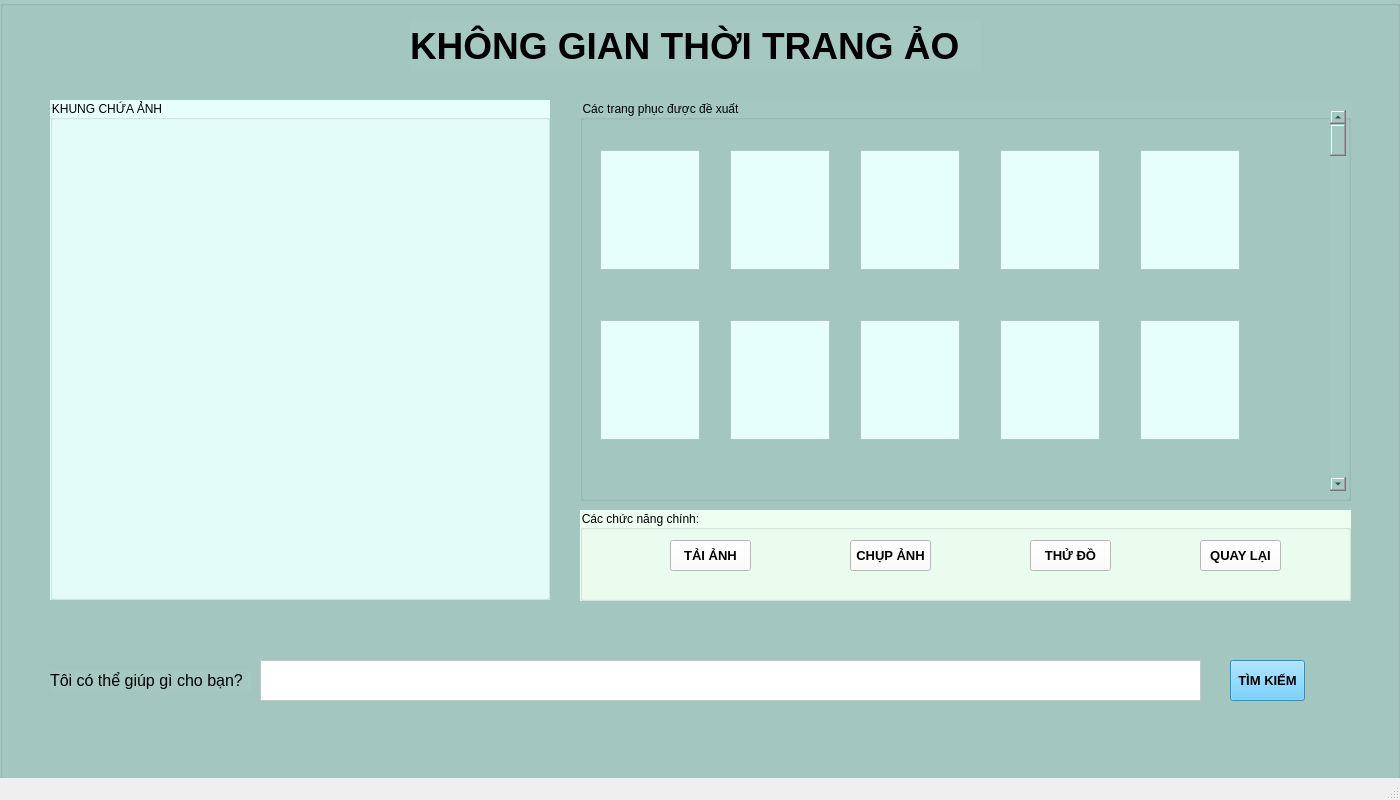
<?xml version="1.0" encoding="UTF-8"?>
<ui version="4.0">
 <class>MainWindow</class>
 <widget class="QMainWindow" name="MainWindow">
  <property name="geometry">
   <rect>
    <x>0</x>
    <y>0</y>
    <width>1400</width>
    <height>800</height>
   </rect>
  </property>
  <property name="windowTitle">
   <string>MainWindow</string>
  </property>
  <widget class="QWidget" name="centralwidget">
   <widget class="QGroupBox" name="groupBox">
    <property name="geometry">
     <rect>
      <x>0</x>
      <y>0</y>
      <width>1400</width>
      <height>800</height>
     </rect>
    </property>
    <property name="styleSheet">
     <string notr="true">background-color: rgb(165, 200, 193);</string>
    </property>
    <property name="title">
     <string/>
    </property>
    <widget class="QLabel" name="label">
     <property name="geometry">
      <rect>
       <x>410</x>
       <y>20</y>
       <width>571</width>
       <height>51</height>
      </rect>
     </property>
     <property name="font">
      <font>
       <pointsize>28</pointsize>
       <weight>75</weight>
       <bold>true</bold>
      </font>
     </property>
     <property name="text">
      <string>KHÔNG GIAN THỜI TRANG ẢO</string>
     </property>
     <property name="textFormat">
      <enum>Qt::AutoText</enum>
     </property>
     <property name="scaledContents">
      <bool>false</bool>
     </property>
     <property name="wordWrap">
      <bool>false</bool>
     </property>
     <property name="openExternalLinks">
      <bool>false</bool>
     </property>
    </widget>
    <widget class="QFrame" name="frame">
     <property name="geometry">
      <rect>
       <x>260</x>
       <y>660</y>
       <width>941</width>
       <height>41</height>
      </rect>
     </property>
     <property name="styleSheet">
      <string notr="true">background-color: rgb(255, 255, 255);</string>
     </property>
     <property name="frameShape">
      <enum>QFrame::StyledPanel</enum>
     </property>
     <property name="frameShadow">
      <enum>QFrame::Raised</enum>
     </property>
    </widget>
    <widget class="QLabel" name="label_2">
     <property name="geometry">
      <rect>
       <x>50</x>
       <y>670</y>
       <width>201</width>
       <height>21</height>
      </rect>
     </property>
     <property name="font">
      <font>
       <pointsize>12</pointsize>
      </font>
     </property>
     <property name="text">
      <string>Tôi có thể giúp gì cho bạn?</string>
     </property>
    </widget>
    <widget class="QPushButton" name="pushButton_2">
     <property name="geometry">
      <rect>
       <x>1230</x>
       <y>660</y>
       <width>75</width>
       <height>41</height>
      </rect>
     </property>
     <property name="font">
      <font>
       <pointsize>10</pointsize>
       <weight>75</weight>
       <bold>true</bold>
      </font>
     </property>
     <property name="styleSheet">
      <string notr="true">background-color: rgb(82, 195, 255);</string>
     </property>
     <property name="text">
      <string>TÌM KIẾM</string>
     </property>
    </widget>
    <widget class="QGroupBox" name="groupBox_2">
     <property name="geometry">
      <rect>
       <x>50</x>
       <y>100</y>
       <width>500</width>
       <height>500</height>
      </rect>
     </property>
     <property name="styleSheet">
      <string notr="true">background-color: rgb(230, 255, 253);</string>
     </property>
     <property name="title">
      <string>KHUNG CHỨA ẢNH</string>
     </property>
    </widget>
    <widget class="QGroupBox" name="groupBox_3">
     <property name="geometry">
      <rect>
       <x>580</x>
       <y>100</y>
       <width>771</width>
       <height>401</height>
      </rect>
     </property>
     <property name="styleSheet">
      <string notr="true"/>
     </property>
     <property name="title">
      <string>Các trang phục được đề xuất</string>
     </property>
     <widget class="QScrollBar" name="verticalScrollBar">
      <property name="geometry">
       <rect>
        <x>750</x>
        <y>10</y>
        <width>16</width>
        <height>381</height>
       </rect>
      </property>
      <property name="orientation">
       <enum>Qt::Vertical</enum>
      </property>
     </widget>
     <widget class="QFrame" name="frame_2">
      <property name="geometry">
       <rect>
        <x>20</x>
        <y>50</y>
        <width>100</width>
        <height>120</height>
       </rect>
      </property>
      <property name="styleSheet">
       <string notr="true">background-color: rgb(231, 255, 251);</string>
      </property>
      <property name="frameShape">
       <enum>QFrame::StyledPanel</enum>
      </property>
      <property name="frameShadow">
       <enum>QFrame::Raised</enum>
      </property>
     </widget>
     <widget class="QFrame" name="frame_7">
      <property name="geometry">
       <rect>
        <x>150</x>
        <y>50</y>
        <width>100</width>
        <height>120</height>
       </rect>
      </property>
      <property name="styleSheet">
       <string notr="true">background-color: rgb(231, 255, 251);</string>
      </property>
      <property name="frameShape">
       <enum>QFrame::StyledPanel</enum>
      </property>
      <property name="frameShadow">
       <enum>QFrame::Raised</enum>
      </property>
     </widget>
     <widget class="QFrame" name="frame_6">
      <property name="geometry">
       <rect>
        <x>20</x>
        <y>220</y>
        <width>100</width>
        <height>120</height>
       </rect>
      </property>
      <property name="styleSheet">
       <string notr="true">background-color: rgb(231, 255, 251);</string>
      </property>
      <property name="frameShape">
       <enum>QFrame::StyledPanel</enum>
      </property>
      <property name="frameShadow">
       <enum>QFrame::Raised</enum>
      </property>
     </widget>
     <widget class="QFrame" name="frame_5">
      <property name="geometry">
       <rect>
        <x>420</x>
        <y>50</y>
        <width>100</width>
        <height>120</height>
       </rect>
      </property>
      <property name="styleSheet">
       <string notr="true">background-color: rgb(231, 255, 251);</string>
      </property>
      <property name="frameShape">
       <enum>QFrame::StyledPanel</enum>
      </property>
      <property name="frameShadow">
       <enum>QFrame::Raised</enum>
      </property>
     </widget>
     <widget class="QFrame" name="frame_4">
      <property name="geometry">
       <rect>
        <x>280</x>
        <y>50</y>
        <width>100</width>
        <height>120</height>
       </rect>
      </property>
      <property name="styleSheet">
       <string notr="true">background-color: rgb(231, 255, 251);</string>
      </property>
      <property name="frameShape">
       <enum>QFrame::StyledPanel</enum>
      </property>
      <property name="frameShadow">
       <enum>QFrame::Raised</enum>
      </property>
     </widget>
     <widget class="QFrame" name="frame_3">
      <property name="geometry">
       <rect>
        <x>560</x>
        <y>50</y>
        <width>100</width>
        <height>120</height>
       </rect>
      </property>
      <property name="styleSheet">
       <string notr="true">background-color: rgb(231, 255, 251);</string>
      </property>
      <property name="frameShape">
       <enum>QFrame::StyledPanel</enum>
      </property>
      <property name="frameShadow">
       <enum>QFrame::Raised</enum>
      </property>
     </widget>
     <widget class="QFrame" name="frame_10">
      <property name="geometry">
       <rect>
        <x>420</x>
        <y>220</y>
        <width>100</width>
        <height>120</height>
       </rect>
      </property>
      <property name="styleSheet">
       <string notr="true">background-color: rgb(231, 255, 251);</string>
      </property>
      <property name="frameShape">
       <enum>QFrame::StyledPanel</enum>
      </property>
      <property name="frameShadow">
       <enum>QFrame::Raised</enum>
      </property>
     </widget>
     <widget class="QFrame" name="frame_9">
      <property name="geometry">
       <rect>
        <x>280</x>
        <y>220</y>
        <width>100</width>
        <height>120</height>
       </rect>
      </property>
      <property name="styleSheet">
       <string notr="true">background-color: rgb(231, 255, 251);</string>
      </property>
      <property name="frameShape">
       <enum>QFrame::StyledPanel</enum>
      </property>
      <property name="frameShadow">
       <enum>QFrame::Raised</enum>
      </property>
     </widget>
     <widget class="QFrame" name="frame_8">
      <property name="geometry">
       <rect>
        <x>150</x>
        <y>220</y>
        <width>100</width>
        <height>120</height>
       </rect>
      </property>
      <property name="styleSheet">
       <string notr="true">background-color: rgb(231, 255, 251);</string>
      </property>
      <property name="frameShape">
       <enum>QFrame::StyledPanel</enum>
      </property>
      <property name="frameShadow">
       <enum>QFrame::Raised</enum>
      </property>
     </widget>
     <widget class="QFrame" name="frame_11">
      <property name="geometry">
       <rect>
        <x>560</x>
        <y>220</y>
        <width>100</width>
        <height>120</height>
       </rect>
      </property>
      <property name="styleSheet">
       <string notr="true">background-color: rgb(231, 255, 251);</string>
      </property>
      <property name="frameShape">
       <enum>QFrame::StyledPanel</enum>
      </property>
      <property name="frameShadow">
       <enum>QFrame::Raised</enum>
      </property>
     </widget>
    </widget>
    <widget class="QGroupBox" name="groupBox_4">
     <property name="geometry">
      <rect>
       <x>580</x>
       <y>510</y>
       <width>771</width>
       <height>91</height>
      </rect>
     </property>
     <property name="styleSheet">
      <string notr="true">background-color: rgb(237, 255, 241);</string>
     </property>
     <property name="title">
      <string>Các chức năng chính:</string>
     </property>
     <widget class="QPushButton" name="pushButton_3">
      <property name="geometry">
       <rect>
        <x>90</x>
        <y>30</y>
        <width>81</width>
        <height>31</height>
       </rect>
      </property>
      <property name="font">
       <font>
        <pointsize>10</pointsize>
        <weight>75</weight>
        <bold>true</bold>
       </font>
      </property>
      <property name="styleSheet">
       <string notr="true">background-color: rgb(255, 255, 255);</string>
      </property>
      <property name="text">
       <string>TẢI ẢNH</string>
      </property>
     </widget>
     <widget class="QPushButton" name="pushButton">
      <property name="geometry">
       <rect>
        <x>450</x>
        <y>30</y>
        <width>81</width>
        <height>31</height>
       </rect>
      </property>
      <property name="font">
       <font>
        <pointsize>10</pointsize>
        <weight>75</weight>
        <bold>true</bold>
       </font>
      </property>
      <property name="styleSheet">
       <string notr="true">background-color: rgb(255, 255, 255);</string>
      </property>
      <property name="text">
       <string>THỬ ĐỒ</string>
      </property>
     </widget>
     <widget class="QPushButton" name="pushButton_4">
      <property name="geometry">
       <rect>
        <x>270</x>
        <y>30</y>
        <width>81</width>
        <height>31</height>
       </rect>
      </property>
      <property name="font">
       <font>
        <pointsize>10</pointsize>
        <weight>75</weight>
        <bold>true</bold>
       </font>
      </property>
      <property name="styleSheet">
       <string notr="true">background-color: rgb(255, 255, 255);</string>
      </property>
      <property name="text">
       <string>CHỤP ẢNH</string>
      </property>
     </widget>
     <widget class="QPushButton" name="pushButton_5">
      <property name="geometry">
       <rect>
        <x>620</x>
        <y>30</y>
        <width>81</width>
        <height>31</height>
       </rect>
      </property>
      <property name="font">
       <font>
        <pointsize>10</pointsize>
        <weight>75</weight>
        <bold>true</bold>
       </font>
      </property>
      <property name="styleSheet">
       <string notr="true">background-color: rgb(255, 255, 255);</string>
      </property>
      <property name="text">
       <string>QUAY LẠI</string>
      </property>
     </widget>
    </widget>
   </widget>
  </widget>
  <widget class="QMenuBar" name="menubar">
   <property name="geometry">
    <rect>
     <x>0</x>
     <y>0</y>
     <width>1400</width>
     <height>21</height>
    </rect>
   </property>
  </widget>
  <widget class="QStatusBar" name="statusbar"/>
 </widget>
 <resources/>
 <connections/>
</ui>
